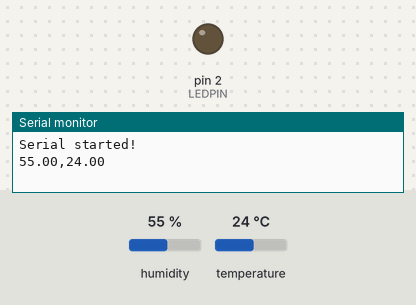
Simulated run of this sketch. Board: Arduino Uno, built with avr-gcc and run on an emulated ATmega328P. On the bench: output pins drawn as LEDs (lit = HIGH), the last lines printed to the serial monitor. The inputs (shaded band) are chosen by the test bench; at power-on: humidity 55 %, temperature 24 °C.

Above: at 1.0 s.
At 3.0 s:
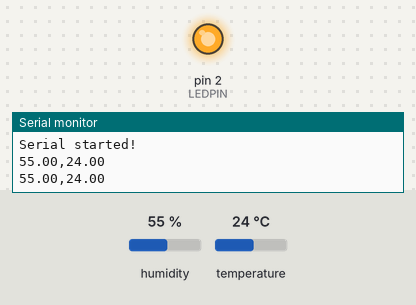
Timing chart, 0 to 5.2 s (numbered marks = the images above):
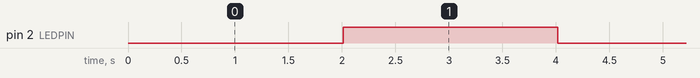

The sketch:

iot_serial.ino
```cpp
#include <DHT.h>
#include <DHT_U.h>
#include <ArduinoJson.h>

#define LEDPIN 2
#define DHTPIN 14
#define DHTTYPE    DHT22


DHT dht(DHTPIN, DHTTYPE);
float hum;
float temp;
bool status = false;
void setup() {
  Serial.begin(115200);
  dht.begin();
  pinMode(LEDPIN, OUTPUT);
  Serial.println("Serial started!");

}

void loop() {
  // put your main code here, to run repeatedly:

    hum = dht.readHumidity();
    temp= dht.readTemperature();
    //Print temp and humidity values to serial monitor

//    StaticJsonDocument<40> document;
//    document["temp"] = temp;
//    document["hum"] = hum;
//
//    char buffer[40];
//    serializeJson(document, buffer);
//     Serial.print(buffer);

//    Serial.print("Humidity: ");
    Serial.print(hum);
    Serial.print(",");
    Serial.print(temp);
    Serial.println("\n");

    if(status == true) {
      digitalWrite(LEDPIN, HIGH);
      status = false;
    } else {
      digitalWrite(LEDPIN, LOW);
      status = true;
    }

    delay(2000); //Delay 2 sec.
}
// pass: @8765432 user: zemunkh@gmail.com
```

Measured:
- by itself, pin 2 (LEDPIN): alternates HIGH for 2.0 s and LOW for 2.0 s
